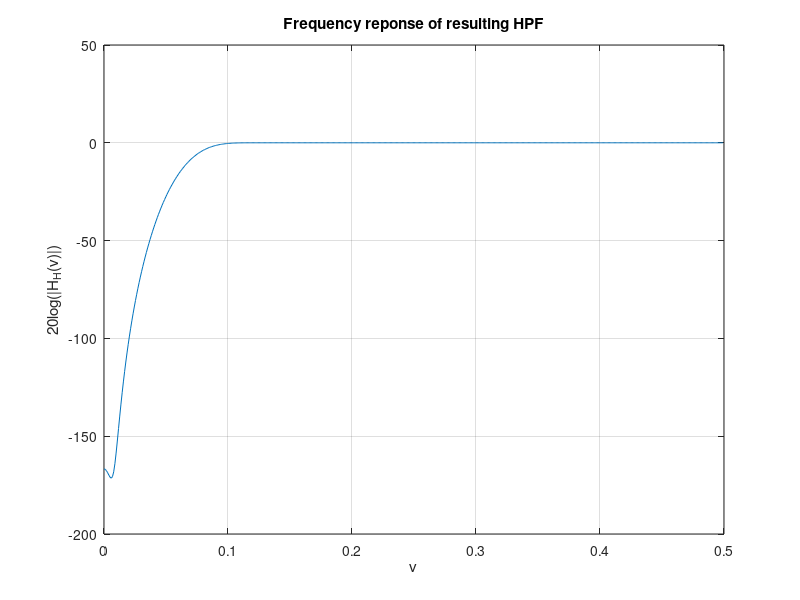
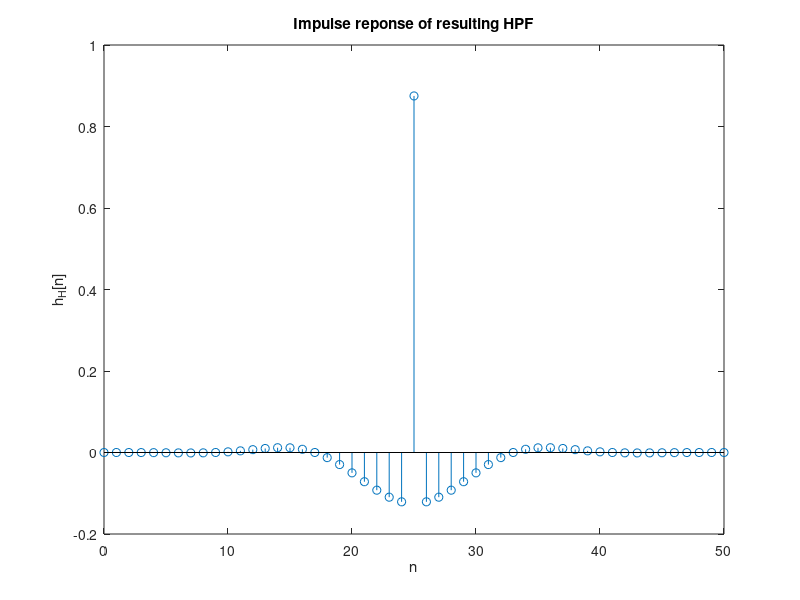

These figures' MATLAB source, in order:
load h_L;
M=length(h_L)-1;
n=0:M;

delta = [zeros(1,M/2) 1 zeros(1,(M/2))];  % We choose to affect the middle filter-tap in order to maintain symmetry


h_H = delta - h_L;


figure(4)
stem(n,h_H);
xlabel('n');
ylabel('h_H[n]');
title('Impulse reponse of resulting HPF');

%%

[H_H_freq,v_freq] = freqz(h_H);

figure(2);
plot(v_freq/(2*pi),20*log(abs(H_H_freq)));
xlabel('v');
ylabel('20log(|H_H(v)|)');
title('Frequency reponse of resulting HPF');
grid;
